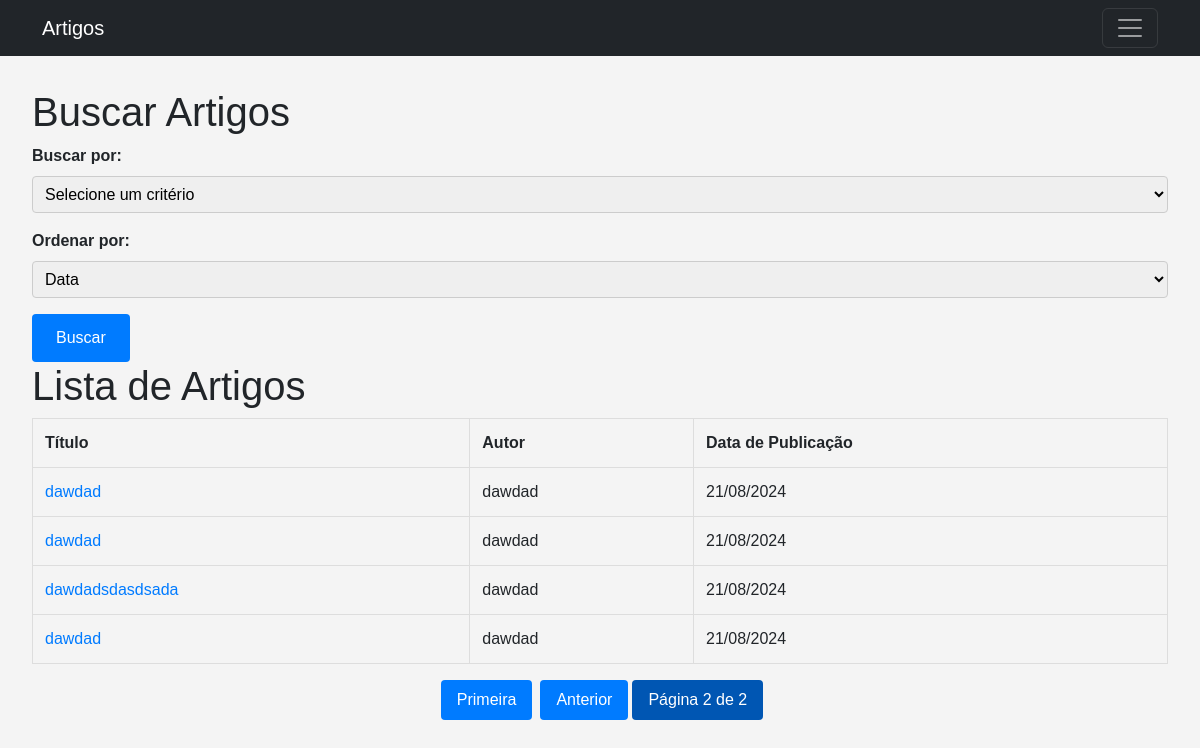
The app's page /artigo/lista_artigos/?&ordenar_por=data&pagina=2, older data.
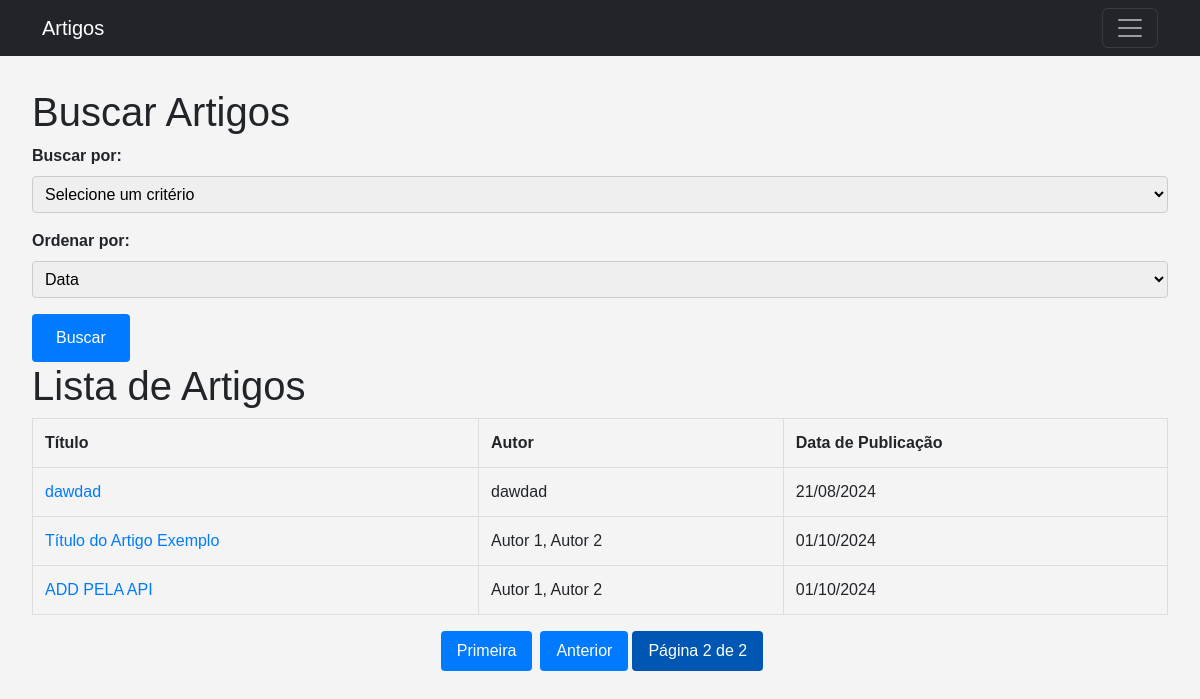
The same page, newer data.
### artigo/models.py (models this page shows, shortened)
class Artigo(models.Model):
    titulo = models.CharField(max_length=255)
    autores = models.CharField(max_length=255)
    resumo = models.CharField(max_length=255)
    abstract = models.TextField()
    palavras_chave = models.TextField()
    data = models.DateField(blank=True, null=True)
    revista = models.CharField(max_length=255)
    arquivo = models.FileField(upload_to='arquivos/', null=True, blank=True)
    ultima_modificacao = models.DateTimeField(auto_now=True)

### artigo/views.py (the view)
# urls.py: path('lista_artigos/', views.lista_artigos, name='lista_artigos'),
def lista_artigos(request):
    filtros = {
        'titulo': request.GET.get('titulo', ''),
        'autor': request.GET.get('autor', ''),
        'revista': request.GET.get('revista', ''),
        'palavra_chave': request.GET.get('palavra_chave', ''),
        'data': request.GET.get('data', ''),
        'resumo': request.GET.get('resumo', '')
    }
    ordenar_por = request.GET.get('ordenar_por', 'data')
    pagina = request.GET.get('pagina', 1)
    artigos = Artigo.objects.all()
    if filtros['titulo']:
        artigos = artigos.filter(titulo__icontains=filtros['titulo'])
    if filtros['autor']:
        artigos = artigos.filter(autores__icontains=filtros['autor'])
    if filtros['revista']:
        artigos = artigos.filter(revista__icontains=filtros['revista'])
    if filtros['palavra_chave']:
        artigos = artigos.filter(palavras_chave__icontains=filtros['palavra_chave'])
    if filtros['data']:
        artigos = artigos.filter(data=filtros['data'])
    if filtros['resumo']:
        artigos = artigos.filter(resumo__icontains=filtros['resumo'])
    artigos = artigos.order_by(ordenar_por)
    paginator = Paginator(artigos, 10)  # 10 artigos por página
    artigos_paginados = paginator.get_page(pagina)
    return render(request, 'lista_artigos.html', {
        'artigos': artigos_paginados,
        'filtros': filtros,
        'ordenar_por': ordenar_por
    })

### artigo/templates/lista_artigos.html (shortened to what this page needs)
{% extends 'menu.html' %}
{% block content %}
<main>
<section id="busca_artigos">
    <h1>Buscar Artigos</h1>
    <form method="get" action="{% url 'busca_artigos' %}">
        <label for="criterio">Buscar por:</label>
        <select name="criterio" id="criterio" onchange="mostrarCampo()">
            <option value="">Selecione um critério</option>
        </select>
        <label for="ordenar_por">Ordenar por:</label>
        <select name="ordenar_por" id="ordenar_por">
            <option value="data" {% if ordenar_por == 'data' %}selected{% endif %}>Data</option>
        </select>
        <button type="submit">Buscar</button>
    </form>
</section>
<section id="lista_artigos">
    <h1>Lista de Artigos</h1>
    <table>
        <thead>
            <tr>
                <th>Título</th>
                <th>Autor</th>
                <th>Data de Publicação</th>
            </tr>
        </thead>
        <tbody>
            {% for artigo in artigos %}
                <tr>
                    <td><a href="{% url 'detalhes_artigo' artigo.id %}">{{ artigo.titulo }}</a></td>
                    <td>{{ artigo.autores }}</td>
                    <td>{{ artigo.data|date:"d/m/Y" }}</td>
                </tr>
            {% empty %}
                <tr>
                    <td colspan="3">Nenhum artigo encontrado.</td>
                </tr>
            {% endfor %}
        </tbody>
    </table>
    <div class="pagination">
        {% if artigos.has_previous %}
            <a href="?{% if filtros.criterio %}criterio={{ filtros.criterio }}{% endif %}&ordenar_por={{ ordenar_por }}&pagina=1">Primeira</a>
            <a href="?{% if filtros.criterio %}criterio={{ filtros.criterio }}{% endif %}&ordenar_por={{ ordenar_por }}&pagina={{ artigos.previous_page_number }}">Anterior</a>
        {% endif %}
        <span class="current">Página {{ artigos.number }} de {{ artigos.paginator.num_pages }}</span>
    </div>
</section>
</main>
{% endblock %}

Row changes from the older to the newer data that the page shows:
no longer on this page (row unchanged): Artigo: titulo "dawdad", autores "dawdad", data "21/08/2024"
no longer on this page (row unchanged): Artigo: titulo "dawdad", autores "dawdad", data "21/08/2024"
no longer on this page (row unchanged): Artigo: titulo "dawdadsdasdsada", autores "dawdad", data "21/08/2024"
added Artigo: titulo "Título do Artigo Exemplo", autores "Autor 1, Autor 2", data "01/10/2024"
added Artigo: titulo "ADD PELA API", autores "Autor 1, Autor 2", data "01/10/2024"
